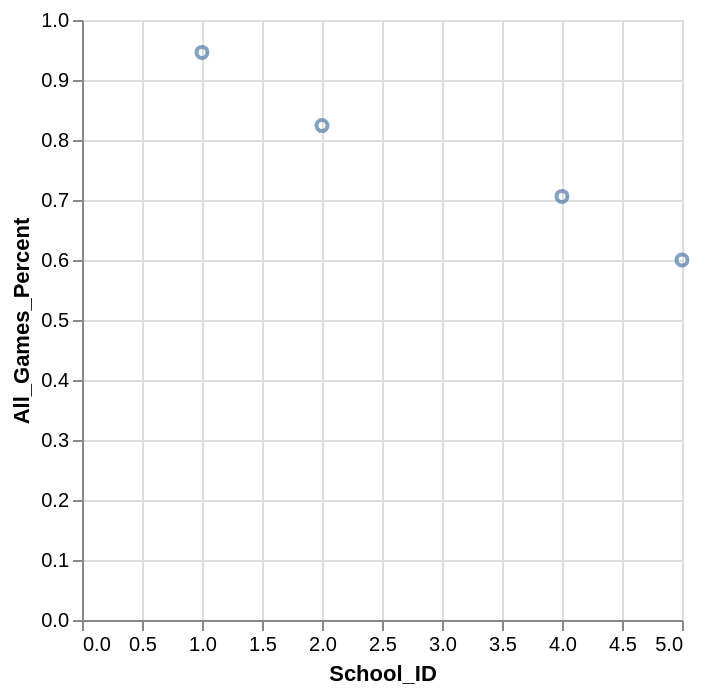

Here is the Vega-Lite specification saved for this chart:
### Vega-Lite specification from a JSON file in a GitHub repository (floating-point values rounded to 4 significant figures)
{"data": {"values": [{"x_data": 1, "y_data": 0.946}, {"x_data": 2, "y_data": 0.824}, {"x_data": 4, "y_data": 0.706}, {"x_data": 5, "y_data": 0.6}]}, "mark": "point", "encoding": {"x": {"field": "x_data", "type": "quantitative", "title": "School_ID"}, "y": {"field": "y_data", "type": "quantitative", "title": "All_Games_Percent"}}}
